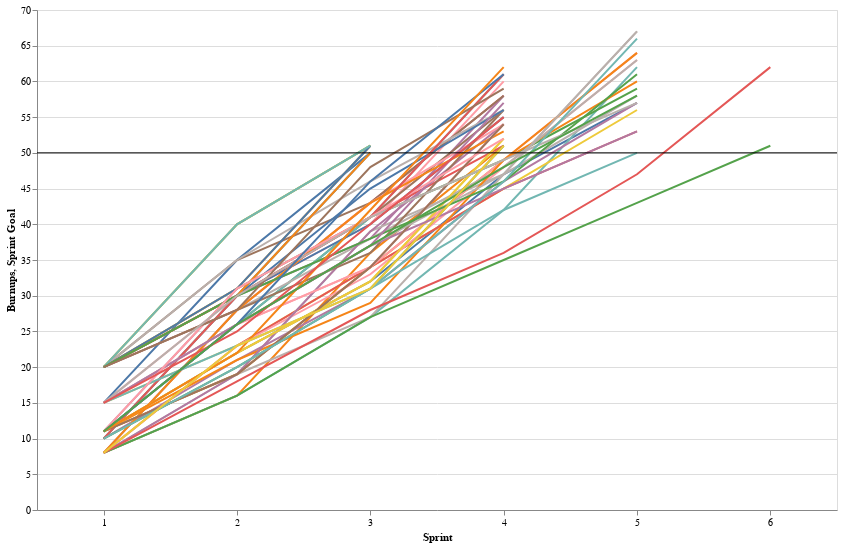

Notebook code for this chart:
### Code cell
lines = alt.Chart(df).properties(width=800, height=500).mark_line().encode(
    x=alt.X('Sprint:O', axis=alt.Axis(labelAngle=0)),
    y='Burnups:Q',
    color= alt.Color('Runs', legend=None)
)

goal_line = alt.Chart(pd.DataFrame({'Sprint Goal': [50]})).mark_rule().encode(y='Sprint Goal')

fiftieth_line = alt.Chart(pd.DataFrame({'50th': [fiftieth]})).mark_rule().encode(x='50th')

lines + goal_line

### Figure 1 — Vega-Lite specification as saved in the notebook (floating-point values rounded to 4 significant figures; data arrays with more than 128 entries replaced by an {"elided": "..."} marker saying what was removed)
{"config": {"view": {"continuousWidth": 400, "continuousHeight": 300}}, "layer": [{"data": {"name": "data-294d90d9f13d225b5d8b5addea0691dc"}, "mark": "line", "encoding": {"color": {"type": "nominal", "field": "Runs", "legend": null}, "x": {"type": "ordinal", "axis": {"labelAngle": 0}, "field": "Sprint"}, "y": {"type": "quantitative", "field": "Burnups"}}, "height": 500, "width": 800}, {"data": {"name": "data-5ee9db9a94b5bcccc54a7b3535a37c5a"}, "mark": "rule", "encoding": {"y": {"type": "quantitative", "field": "Sprint Goal"}}}], "$schema": "https://vega.github.io/schema/vega-lite/v4.8.1.json", "datasets": {"data-294d90d9f13d225b5d8b5addea0691dc": {"elided": "254 records"}, "data-5ee9db9a94b5bcccc54a7b3535a37c5a": [{"Sprint Goal": 50}]}}
